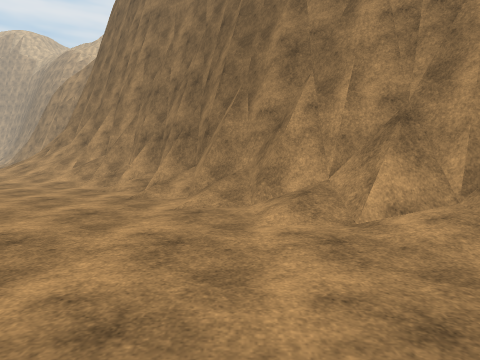
view 1 (above)

16 first-person views from a walk through a 3-D level made in the Unity game engine. The camera is 1.3 m above the floor, tilts 4° down and sees 75° across. The floor is counted in squares, 2 m on a side. Each view is taken from the middle of a square. On the plan, view 1 faces up. The plan holds only what a view shows up to about 10 squares ahead; the rest is blank. The place goes on beyond the plan. Surface patterns are stand-ins for the level's own textures.

view 2
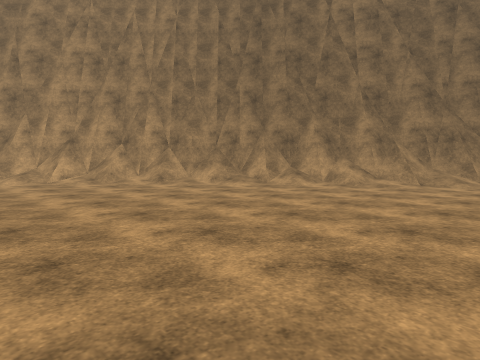

view 3
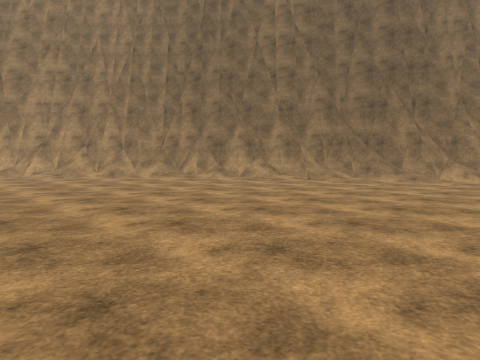

view 4
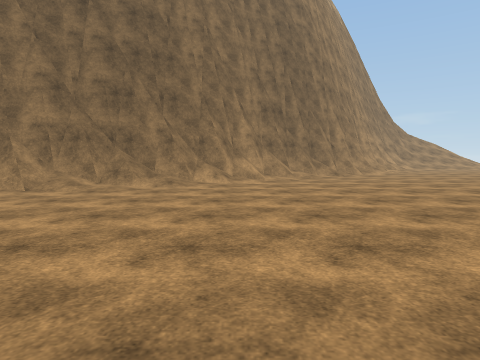

view 5
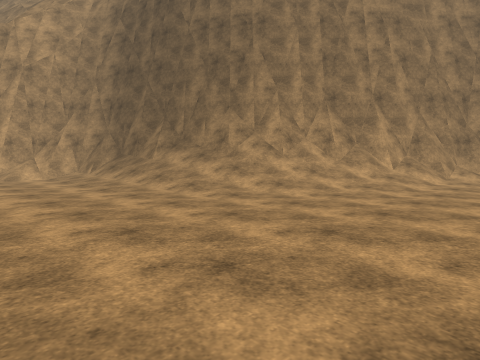

view 6
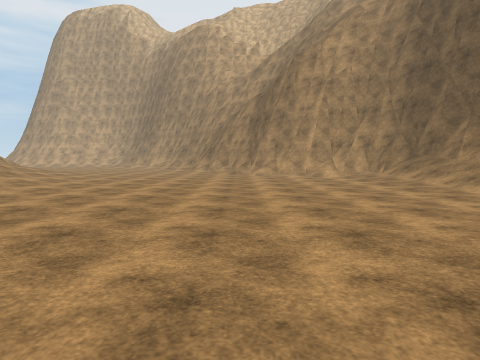

view 7
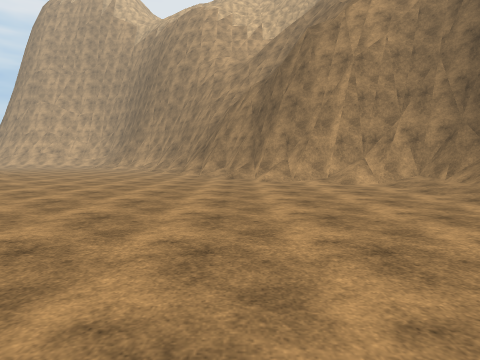

view 8
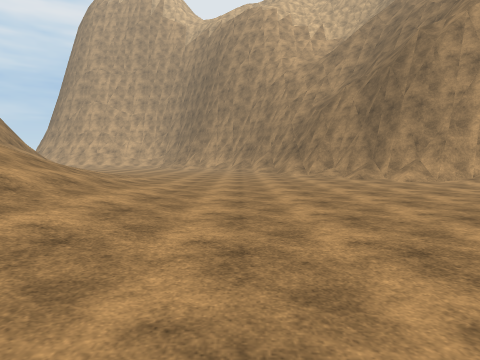

view 9
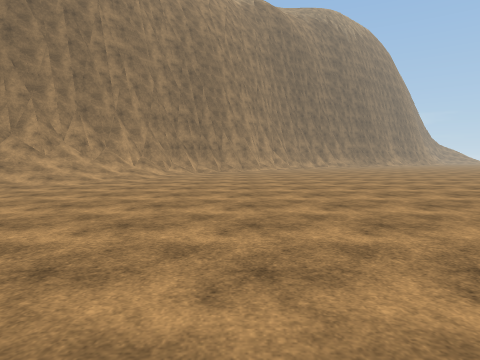

view 10
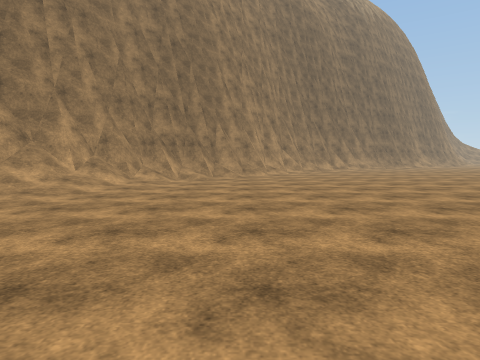

view 11
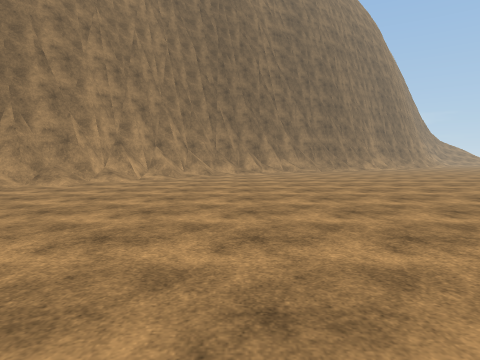

view 12
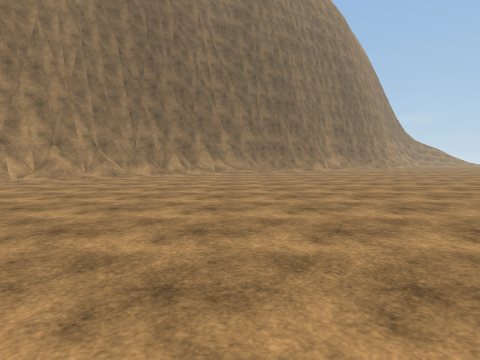

view 13
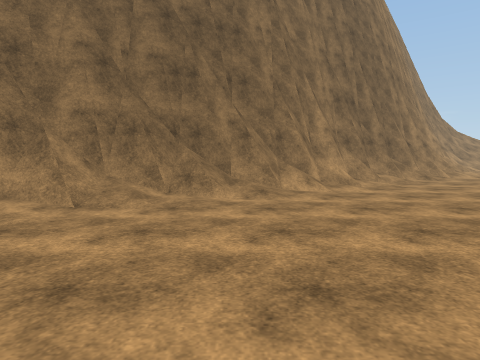

view 14
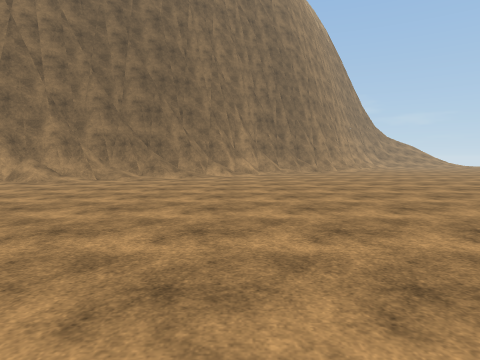

view 15
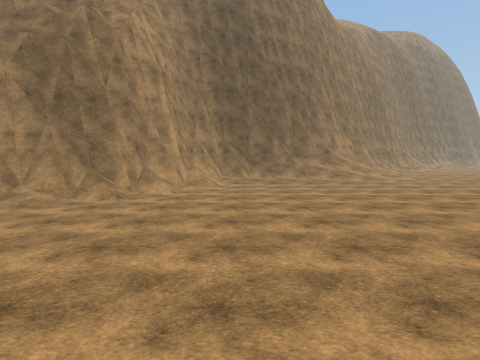

view 16
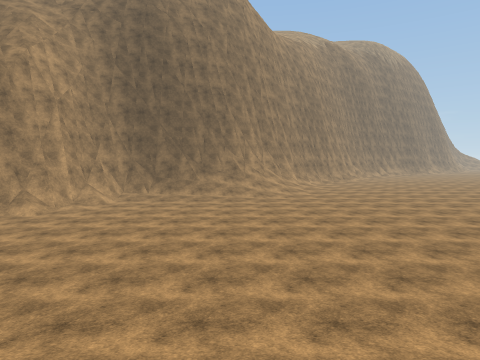

### Floor plan
Key: @ floor where view 1 was taken; # wall or solid block; . main floor; : floor 0.25 m higher than the main floor; / step, stairs or slope; = window, fence, low wall or low ledge.
Columns run from 23 left of view 1 to 13 right of it. Each row starts with its distance up from view 1.
 19  /......./##
 18  //......./###
 17 ///........./##
 16 ////........./##
 15  ///.........//##
 14  ///.........///#
 13   //.........///#
 12  ////.........//##
 11    /..........///##
 10    /..........////##
  9     :..........////##
  8       ...........///##
  7        ............./##
  6         ............./##
  5        ...............###
  4         ...............###
  3          ...............=###
  2           .............../###
  1             ..............//#
  0              ..........@.../##
 -1               ............../##
 -2                 ............/##
 -3                 ............./##
 -4                  .............###
 -5                   ............/=#
 -6                    ............/##
 -7                      .........../##
 -8                      ...........//##
 -9                       ...........//#
-10                        .........../##
-11                         .........../#

Positions as (right, up) in squares from view 1, and headings:
1: (0, 0), facing up
2: (-1, -6), facing up-right
3: (-1, -9), facing up-right
4: (1, -8), facing right
5: (-13, 6), facing up-right
6: (-14, 6), facing up
7: (-14, 9), facing up
8: (-18, 9), facing up
9: (-16, 5), facing right
10: (-12, 5), facing right
11: (-8, 0), facing right
12: (-7, -3), facing right
13: (3, -6), facing right
14: (-2, -8), facing right
15: (-21, 16), facing right
16: (-22, 12), facing right
